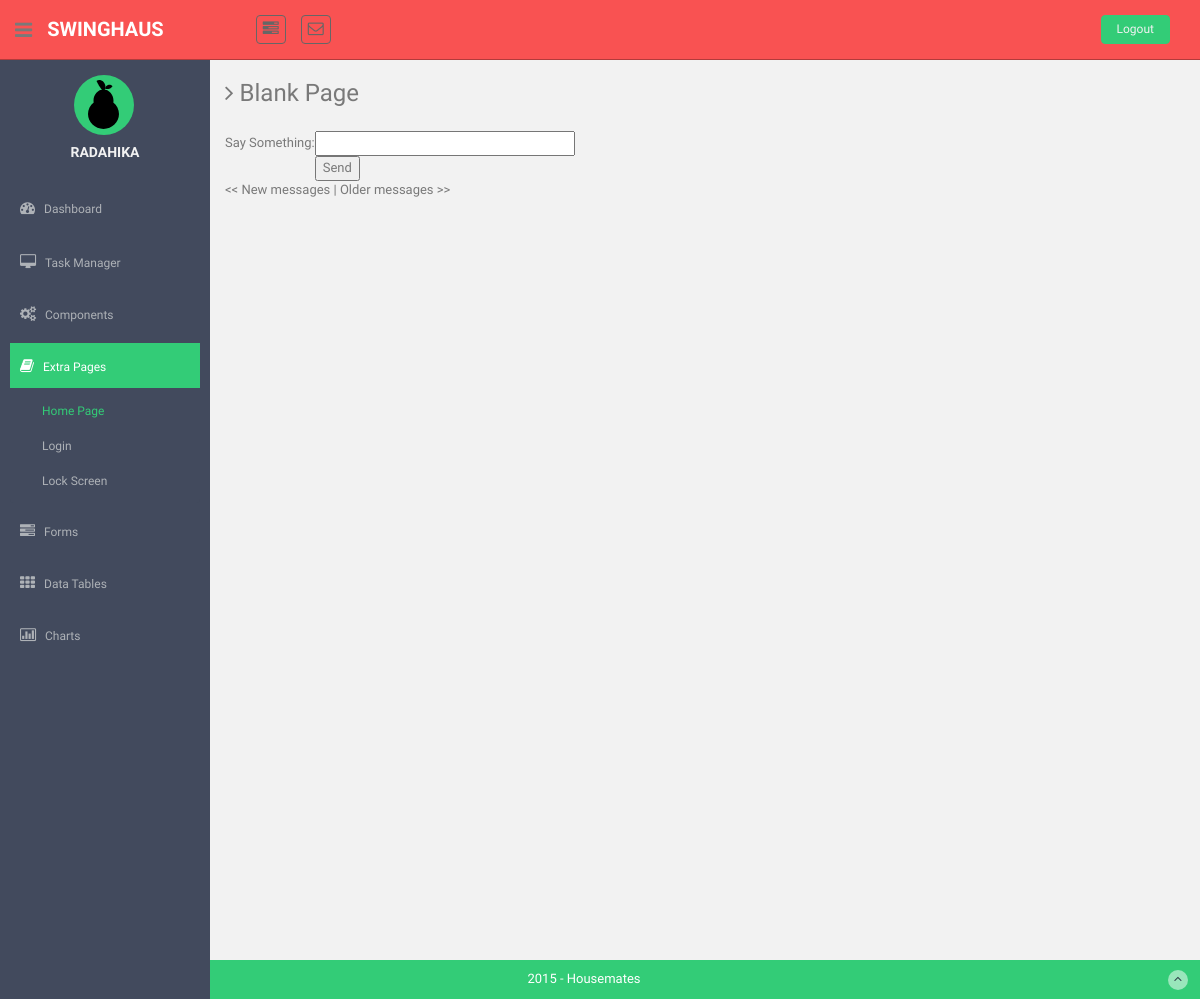
The page /home (signed in) on the database as committed earlier.
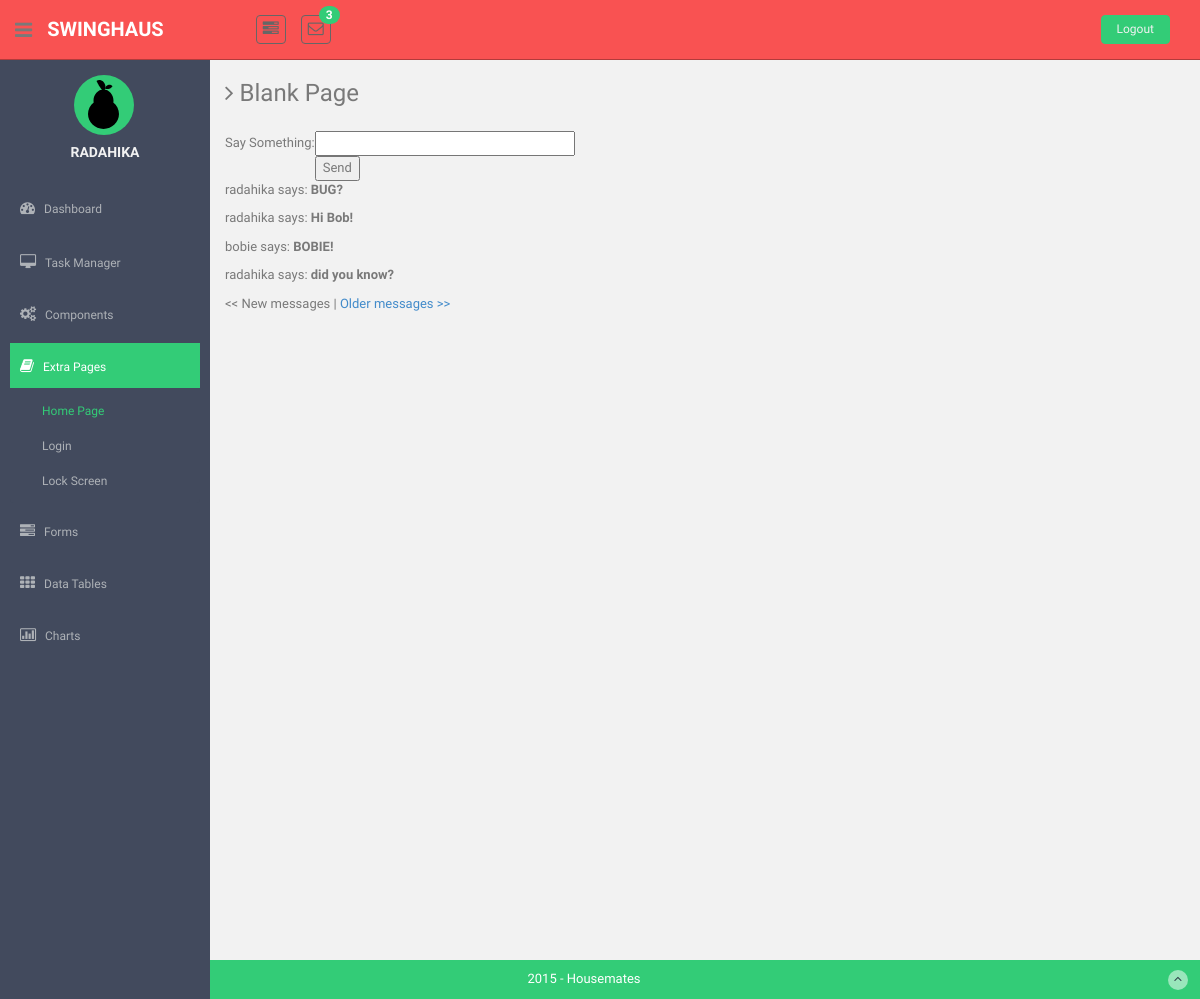
The same page on the database as committed later.
### app/models.py (models this page shows, shortened)
class House(db.Model):
    __tablename__ = 'house'
    id = db.Column(db.Integer, primary_key=True)
    housename = db.Column(db.String(64), index=True, unique=True)
    password_hash = db.Column(db.String(128))
    users = db.relationship('User', backref='home', lazy='dynamic')
    chores = db.relationship('Chore', backref='home', lazy='dynamic')
    events = db.relationship('Event', backref='home', lazy='dynamic')
    messages = db.relationship('Message', backref='home', lazy='dynamic')
    def sorted_messages(self):
        return self.messages.order_by(Message.timestamp.desc())

class User(db.Model):
    __tablename__ = 'user'
    id = db.Column(db.Integer, primary_key=True)
    username  = db.Column(db.String(64), index=True, unique=True)
    password_hash = db.Column(db.String(128))
    token = db.Column(db.String(128))
    email = db.Column(db.String(120), index=True, unique=True)
    house_id = db.Column(db.Integer, db.ForeignKey('house.id'))
    chores = db.relationship('Chore', backref='author', lazy='dynamic')
    followed = db.relationship('User',
                               secondary=followers,
                               primaryjoin=(followers.c.follower_id == id),
                               secondaryjoin=(followers.c.followed_id == id),
                               backref=db.backref('followers', lazy='dynamic'),
                               lazy='dynamic')
    messages = db.relationship('Message', backref='author', lazy='dynamic')
    read_messages = 0
    def get_housename(self):
        return str(self.home.housename)
    def chore_count(self):
        return len(self.chores.all())
    def house_message_count(self):
        count = 0
        for message in self.home.messages.all():
            if message.author is not self:
                count += 1
        return count
    def house_messages(self):
        return self.home.sorted_messages()
    def new_message_count(self):
        return self.house_message_count() - self.read_messages

class Message(db.Model):
    __tablename__ = 'message'
    id = db.Column(db.Integer, primary_key=True)
    message = db.Column(db.String(500), index=True)
    timestamp = db.Column(db.DateTime)
    house_id = db.Column(db.Integer, db.ForeignKey('house.id'))
    user_id = db.Column(db.Integer, db.ForeignKey('user.id'))
    def pretty_time(self):
        return str(self.timestamp)[0:-10]

### app/views.py (the view)
@app.route('/home', methods=['GET', 'POST'])
@app.route('/home/<int:page>', methods=['GET', 'POST'])
@login_required
def home(page=1):
    user = g.user
    form = MessageForm()
    if form.validate_on_submit():
        message = Message(message=form.message.data, timestamp=datetime.datetime.utcnow(), author=user, home=user.home)
        db.session.add(message)
        db.session.commit()
        flash('Your message is sent!')
        return redirect(url_for('home'))
    messages = user.house_messages().paginate(page, MESSAGES_PER_PAGE, False)
    return render_template('home.html',
                            title='Home',
                            user=user,
                            form=form,
                            messages=messages)

### app/forms.py
class MessageForm(Form):
    message = StringField('message', validators=[DataRequired()])

### app/views.py (called while the page is built)
@lm.user_loader
def load_user(id):
    return User.query.get(int(id))

@app.before_request
def before_request():
    g.user = current_user

### app/templates/home.html (shortened to what this page needs)
<!DOCTYPE html>
<html lang="en">
  <head>
    <link href="{{ url_for('static', filename='assets/css/bootstrap.css') }}" rel="stylesheet">
    <link href="{{ url_for('static', filename='assets/font-awesome/css/font-awesome.css') }}" rel="stylesheet" />
    <link href="{{ url_for('static', filename='assets/css/style.css') }}" rel="stylesheet">
    <link href="{{ url_for('static', filename='assets/css/style-responsive.css') }}" rel="stylesheet">
    <link href="{{ url_for('static', filename='css/home_style.css') }}" rel="stylesheet">
  </head>
  <body>
  <section id="container" >
      <header class="header black-bg">
              <div class="sidebar-toggle-box">
                  <div class="fa fa-bars tooltips" data-placement="right" data-original-title="Toggle Navigation"></div>
              </div>
            <a href="{{ url_for('index') }}" class="logo"><b>{{ user.get_housename() }}</b></a>
            <div class="nav notify-row" id="top_menu">
                <ul class="nav top-menu">
                    <li class="dropdown">
                        <a data-toggle="dropdown" class="dropdown-toggle" href="index.html#">
                            <i class="fa fa-tasks"></i>
                        </a>
                    </li>
                    <li id="header_inbox_bar" class="dropdown">
                        <a data-toggle="dropdown" class="dropdown-toggle" href="index.html#">
                            <i class="fa fa-envelope-o" id="badge"></i>
                             {% if user.new_message_count() > 0 %}
                            <span class="badge bg-theme">
                              {{ user.new_message_count() }}
                            </span>
                            {% endif %}
                        </a>
                    </li>
                </ul>
            </div>
            <div class="top-menu">
            	<ul class="nav pull-right top-menu">
                <li><a class="logout" href="{{ url_for('logout') }}">Logout</a></li>
            	</ul>
            </div>
        </header>
      <aside>
          <div id="sidebar"  class="nav-collapse ">
              <ul class="sidebar-menu" id="nav-accordion">
                <p class="centered"><a class='user'href="{{ url_for('user', username=g.user.username) }}"><img src="{{ url_for('static', filename='images/pear.svg') }}" alt="profile"></a></p>
              	  <h5 class="centered">{{ user.username.upper() }}</h5>
                  <li class="mt">
                  <a href="{{ url_for('index') }}">
                          <i class="fa fa-dashboard"></i>
                          <span>Dashboard</span>
                      </a>
                  </li>
                  <li class="sub-menu">
                      <a href="javascript:;" >
                          <i class="fa fa-desktop"></i>
                          <span>Task Manager</span>
                      </a>
                  </li>
                  <li class="sub-menu">
                      <a href="javascript:;" >
                          <i class="fa fa-cogs"></i>
                          <span>Components</span>
                      </a>
                  </li>
                  <li class="sub-menu">
                      <a class="active" href="javascript:;" >
                          <i class="fa fa-book"></i>
                          <span>Extra Pages</span>
                      </a>
                      <ul class="sub">
                        <li class="active"><a  href="{{ url_for('home') }}">Home Page</a></li>
                          <li><a  href="login.html">Login</a></li>
                          <li><a  href="lock_screen.html">Lock Screen</a></li>
                      </ul>
                  </li>
                  <li class="sub-menu">
                      <a href="javascript:;" >
                          <i class="fa fa-tasks"></i>
                          <span>Forms</span>
                      </a>
                  </li>
                  <li class="sub-menu">
                      <a href="javascript:;" >
                          <i class="fa fa-th"></i>
                          <span>Data Tables</span>
                      </a>
                  </li>
                  <li class="sub-menu">
                      <a href="javascript:;" >
                          <i class=" fa fa-bar-chart-o"></i>
                          <span>Charts</span>
                      </a>
                  </li>
              </ul>
          </div>
      </aside>
      <section id="main-content">
          <section class="wrapper site-min-height">
          	<h3><i class="fa fa-angle-right"></i> Blank Page</h3>
          	<div class="row mt">
          		<div class="col-lg-12">
              <form action="" method="post" name="message">
                <table>
                  <tr>
                    <td>Say Something:</td>
                    <td> {{ form.message(size=30, maxlength=140) }}</td>
                  </tr>
                  <tr>
                    <td></td>
                    <td><input type="submit" value="Send"></td>
                </tr>
              </table>
            </form>
            {% for message in messages.items %}
            <p>
                {{ message.author.username }} says: <b>{{ message.message }}</b>
            </p>
            {% endfor %}
            {% if messages.has_prev %}<a href="{{ url_for('home', page=messages.prev_num) }}"><< Newer messages</a>{%
            else %}<< New messages{% endif %} |
            {% if messages.has_next %}<a href="{{ url_for('home', page=messages.next_num) }}">Older messages >></a>{%
            else %}Older messages >>{% endif %}
          		</div>
          	</div>
      </section><! --/wrapper -->
      </section>
      <footer class="site-footer">
          <div class="text-center">
              2015 - Housemates
              <a href="#" class="go-top">
                  <i class="fa fa-angle-up"></i>
              </a>
          </div>
      </footer>
  </section>
  </body>
</html>

### app/static/assets/css/style.css (style rules this page uses)
body { color: #797979; background: #f2f2f2; font-family: 'Ruda', sans-serif; padding: 0px !important; margin: 0px !important; font-size:13px; }
ul li { list-style: none; }
a, a:hover, a:focus { text-decoration: none; outline: none; }
#container { width: 100%; height: 100%; }
.bg-theme { background-color: #33cc77; }
.centered { text-align: center; }
.mt { margin-top: 25px; }
ul.top-menu > li > .logout { color: #f2f2f2; font-size: 12px; border-radius: 4px; -webkit-border-radius: 4px; border: 1px solid #33cc77 !important; padding: 5px 15px; margin-right: 15px; background: #33cc77; margin-top: 15px; }
#sidebar { width: 210px; height: 100%; position: fixed; background: #424a5d; }
#sidebar h5 { color: #f2f2f2; font-weight: 700; }
#sidebar ul li { position: relative; }
#sidebar .sub-menu > .sub li { padding-left: 32px; }
#sidebar .sub-menu > .sub li:last-child { padding-bottom: 10px; }
ul.sidebar-menu , ul.sidebar-menu li ul.sub { margin: -2px 0 0; padding: 0; }
ul.sidebar-menu { margin-top: 75px; }
#sidebar > ul > li > ul.sub { display: none; }
#sidebar > ul > li.active > ul.sub, #sidebar > ul > li > ul.sub > li > a { display: block; }
ul.sidebar-menu li ul.sub li { background: #424a5d; margin-bottom: 0; margin-left: 0; margin-right: 0; }
ul.sidebar-menu li ul.sub li:last-child { border-radius: 0 0 4px 4px; -webkit-border-radius: 0 0 4px 4px; }
ul.sidebar-menu li ul.sub li a { font-size: 12px; padding: 6px 0; line-height: 35px; height: 35px; -webkit-transition: all 0.3s ease; -moz-transition: all 0.3s ease; -o-transition: all 0.3s ease; -ms-transition: all 0.3s ease; transition: all 0.3s ease; color: #aeb2b7; }
ul.sidebar-menu li ul.sub li.active a { color: #33cc77; -webkit-transition: all 0.3s ease; -moz-transition: all 0.3s ease; -o-transition: all 0.3s ease; -ms-transition: all 0.3s ease; transition: all 0.3s ease; display: block; }
ul.sidebar-menu li { margin-bottom: 5px; margin-left:10px; margin-right:10px; }
ul.sidebar-menu li.sub-menu { line-height: 15px; }
ul.sidebar-menu li a span { display: inline-block; }
ul.sidebar-menu li a { color: #aeb2b7; text-decoration: none; display: block; padding: 15px 0 15px 10px; font-size: 12px; outline: none; -webkit-transition: all 0.3s ease; -moz-transition: all 0.3s ease; -o-transition: all 0.3s ease; -ms-transition: all 0.3s ease; transition: all 0.3s ease; }
ul.sidebar-menu li a.active, ul.sidebar-menu li a:hover, ul.sidebar-menu li a:focus { background: #33cc77; color: #fff; display: block; -webkit-transition: all 0.3s ease; -moz-transition: all 0.3s ease; -o-transition: all 0.3s ease; -ms-transition: all 0.3s ease; transition: all 0.3s ease; }
ul.sidebar-menu li a i { font-size: 15px; padding-right: 6px; }
ul.sidebar-menu li a.active i { color: #fff; }
#main-content { margin-left: 210px; }
.header, .footer { min-height: 60px; padding: 0 15px; }
.header { position: fixed; left: 0; right: 0; z-index: 1002; }
.black-bg { background: #f95252; border-bottom: 1px solid #B23B3B; }
.wrapper { display: inline-block; margin-top: 60px; padding-left: 15px; padding-right: 15px; padding-bottom: 15px; padding-top: 0px; width: 100%; }
a.logo { font-size: 20px; color: #ffffff; float: left; margin-top: 15px; text-transform: uppercase; font-spacing: 1px; }
a.logo b { font-weight: 900; }
#top_menu .nav > li, ul.top-menu > li { float: left; }
.notify-row { float: left; margin-top: 15px; margin-left: 92px; }
ul.top-menu > li > a { color: #666666; font-size: 16px; border-radius: 4px; -webkit-border-radius: 4px; border:1px solid #666666 !important; padding: 2px 6px; margin-right: 15px; }
.notify-row .badge { position: absolute; right: -10px; top: -10px; z-index: 100; }
.sidebar-toggle-box { float: left; padding-right: 15px; margin-top: 20px; }
.sidebar-toggle-box .fa-bars { cursor: pointer; display: inline-block; font-size: 20px; }
.site-footer { background: #33cc77; color: #fff; padding: 10px 0; }
.go-top { margin-right: 1%; float: right; background: rgba(255,255,255,.5); width: 20px; height: 20px; border-radius: 50%; -webkit-border-radius: 50%; }
.go-top i { color: #2A3542; }
.site-min-height { min-height: 900px; }

### app/static/css/home_style.css (style rules this page uses)
a.user { width: 60px; height: 60px; background-color: #33cc77; background-size: cover; display: block; border-radius: 60px; -webkit-border-radius: 60px; -moz-border-radius: 60px; -webkit-transition: background-color 2s, opacity 2s; margin-left: 35%; padding-top: 5px; }

Rows that differ between the two databases and show on the page:
added Message: author.username "radahika", message "BUG?"
added Message: author.username "radahika", message "Hi Bob!"
added Message: author.username "bobie", message "BOBIE!"
added Message: author.username "radahika", message "did you know?"
Other text that changed with them:
{{ user.new_message_count() }}: (not shown) → "3"
